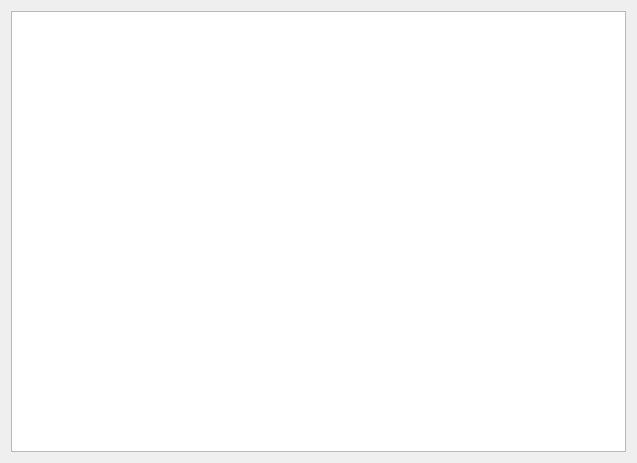
<?xml version="1.0" encoding="UTF-8"?>
<ui version="4.0">
 <class>ServicesManagement</class>
 <widget class="QWidget" name="ServicesManagement">
  <property name="geometry">
   <rect>
    <x>0</x>
    <y>0</y>
    <width>637</width>
    <height>463</height>
   </rect>
  </property>
  <property name="windowTitle">
   <string>Services Management</string>
  </property>
  <layout class="QVBoxLayout" name="verticalLayout">
   <item>
    <widget class="QTableView" name="tableViewServices">
     <property name="contextMenuPolicy">
      <enum>Qt::CustomContextMenu</enum>
     </property>
     <property name="selectionMode">
      <enum>QAbstractItemView::SingleSelection</enum>
     </property>
     <property name="selectionBehavior">
      <enum>QAbstractItemView::SelectRows</enum>
     </property>
     <property name="sortingEnabled">
      <bool>true</bool>
     </property>
     <attribute name="horizontalHeaderStretchLastSection">
      <bool>true</bool>
     </attribute>
    </widget>
   </item>
  </layout>
  <action name="actionStartService">
   <property name="text">
    <string>Start Service</string>
   </property>
   <property name="toolTip">
    <string>Start Service</string>
   </property>
  </action>
  <action name="actionStopService">
   <property name="text">
    <string>Stop Service</string>
   </property>
   <property name="toolTip">
    <string>Stop Service</string>
   </property>
  </action>
  <action name="actionAutoStart">
   <property name="text">
    <string>Auto</string>
   </property>
   <property name="toolTip">
    <string>Auto Start Service</string>
   </property>
  </action>
  <action name="actionManuallyStart">
   <property name="text">
    <string>Manually Start</string>
   </property>
   <property name="toolTip">
    <string>Manually Start Service</string>
   </property>
  </action>
  <action name="actionDisableService">
   <property name="text">
    <string>Disabled</string>
   </property>
   <property name="toolTip">
    <string>Disable Service</string>
   </property>
  </action>
  <action name="actionExport">
   <property name="text">
    <string>Export</string>
   </property>
  </action>
  <action name="actionPrint">
   <property name="text">
    <string>Print</string>
   </property>
  </action>
  <action name="actionRefresh">
   <property name="text">
    <string>Refresh</string>
   </property>
  </action>
 </widget>
 <resources/>
 <connections/>
</ui>
